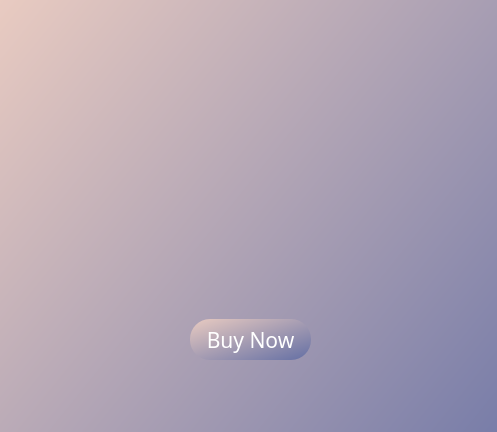
<?xml version="1.0" encoding="UTF-8"?>
<ui version="4.0">
 <class>Dialog</class>
 <widget class="QDialog" name="Dialog">
  <property name="geometry">
   <rect>
    <x>0</x>
    <y>0</y>
    <width>497</width>
    <height>432</height>
   </rect>
  </property>
  <property name="windowTitle">
   <string>Dialog</string>
  </property>
  <widget class="QWidget" name="widget" native="true">
   <property name="geometry">
    <rect>
     <x>0</x>
     <y>-1</y>
     <width>500</width>
     <height>621</height>
    </rect>
   </property>
   <property name="autoFillBackground">
    <bool>false</bool>
   </property>
   <property name="styleSheet">
    <string notr="true">
background-color: qlineargradient(spread:pad, x1:0, y1:0, x2:1, y2:1, stop:0 rgba(233, 203, 193, 255), stop:1 rgba(100, 111, 164, 255));</string>
   </property>
   <widget class="QLabel" name="label">
    <property name="geometry">
     <rect>
      <x>0</x>
      <y>0</y>
      <width>211</width>
      <height>91</height>
     </rect>
    </property>
    <property name="styleSheet">
     <string notr="true">background: transparent</string>
    </property>
    <property name="text">
     <string/>
    </property>
    <property name="pixmap">
     <pixmap>UI Icons/1x/1x/Asset 3.png</pixmap>
    </property>
   </widget>
   <widget class="QPushButton" name="BuyNow2">
    <property name="geometry">
     <rect>
      <x>190</x>
      <y>320</y>
      <width>121</width>
      <height>41</height>
     </rect>
    </property>
    <property name="font">
     <font>
      <family>Montserrat Bold</family>
      <pointsize>16</pointsize>
      <weight>50</weight>
      <italic>false</italic>
      <bold>false</bold>
      <underline>false</underline>
      <stylestrategy>PreferAntialias</stylestrategy>
     </font>
    </property>
    <property name="cursor">
     <cursorShape>PointingHandCursor</cursorShape>
    </property>
    <property name="styleSheet">
     <string notr="true">QPushButton#BuyNow2{
	border-radius:20px;
	color: rgb(255, 255, 255);
	font: 16pt &quot;Montserrat Bold&quot;;
	background-color: qlineargradient(spread:pad, x1:0, y1:0, x2:1, y2:1, stop:0 			rgba(0, 4, 40, 255), stop:1 rgba(0, 78, 146, 255));}
QPushButton#BuyNow2:hover{
	border-radius:20px;
	color: rgb(255, 255, 255);
	font: 16pt &quot;Montserrat Bold&quot;;
	background-color: qlineargradient(spread:pad, x1:0, y1:0, x2:1, y2:1, stop:0 			rgba(50, 4, 40, 255), stop:1 rgba(70, 78, 146, 255));}
QPushButton#BuyNow2:pressed{
	border-radius:20px;
	color: rgb(255, 255, 255);
	font: 16pt &quot;Montserrat Bold&quot;;
	background-color: qlineargradient(spread:pad, x1:0, y1:0, x2:1, y2:1, stop:0 			rgba9(90, 200, 60, 60), stop:1 rgba(120, 78, 160, 50));}</string>
    </property>
    <property name="text">
     <string>Buy Now</string>
    </property>
   </widget>
   <widget class="QLabel" name="label_6">
    <property name="geometry">
     <rect>
      <x>170</x>
      <y>90</y>
      <width>171</width>
      <height>231</height>
     </rect>
    </property>
    <property name="styleSheet">
     <string notr="true">background: transparent</string>
    </property>
    <property name="text">
     <string/>
    </property>
    <property name="pixmap">
     <pixmap>UI Icons/1x/2x/Products/1x/Asset 4.png</pixmap>
    </property>
    <property name="scaledContents">
     <bool>true</bool>
    </property>
   </widget>
  </widget>
 </widget>
 <resources/>
 <connections/>
</ui>
